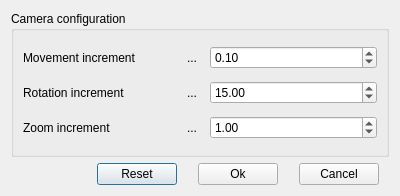
<?xml version="1.0" encoding="UTF-8"?>
<ui version="4.0">
 <class>Camera</class>
 <widget class="QDialog" name="Camera">
  <property name="geometry">
   <rect>
    <x>0</x>
    <y>0</y>
    <width>400</width>
    <height>196</height>
   </rect>
  </property>
  <property name="minimumSize">
   <size>
    <width>400</width>
    <height>196</height>
   </size>
  </property>
  <property name="maximumSize">
   <size>
    <width>400</width>
    <height>196</height>
   </size>
  </property>
  <property name="windowTitle">
   <string>Viewerport configuration</string>
  </property>
  <property name="windowIcon">
   <iconset resource="icons.qrc">
    <normaloff>:/icons/postprocess.png</normaloff>:/icons/postprocess.png</iconset>
  </property>
  <layout class="QVBoxLayout" name="verticalLayout_2">
   <item>
    <widget class="QGroupBox" name="groupBox">
     <property name="title">
      <string>Camera configuration</string>
     </property>
     <layout class="QVBoxLayout" name="verticalLayout">
      <item>
       <layout class="QHBoxLayout" name="horizontalLayout">
        <item>
         <widget class="QLabel" name="label">
          <property name="minimumSize">
           <size>
            <width>151</width>
            <height>0</height>
           </size>
          </property>
          <property name="maximumSize">
           <size>
            <width>151</width>
            <height>16777215</height>
           </size>
          </property>
          <property name="text">
           <string>Movement increment</string>
          </property>
         </widget>
        </item>
        <item>
         <widget class="QToolButton" name="toolButton">
          <property name="text">
           <string>...</string>
          </property>
          <property name="icon">
           <iconset resource="icons.qrc">
            <normaloff>:/icons/move.png</normaloff>:/icons/move.png</iconset>
          </property>
          <property name="autoRaise">
           <bool>true</bool>
          </property>
         </widget>
        </item>
        <item>
         <widget class="QDoubleSpinBox" name="moveInc">
          <property name="decimals">
           <number>2</number>
          </property>
          <property name="maximum">
           <double>99.000000000000000</double>
          </property>
          <property name="singleStep">
           <double>0.100000000000000</double>
          </property>
          <property name="value">
           <double>0.100000000000000</double>
          </property>
         </widget>
        </item>
       </layout>
      </item>
      <item>
       <layout class="QHBoxLayout" name="horizontalLayout_2">
        <item>
         <widget class="QLabel" name="label_2">
          <property name="minimumSize">
           <size>
            <width>151</width>
            <height>0</height>
           </size>
          </property>
          <property name="maximumSize">
           <size>
            <width>151</width>
            <height>16777215</height>
           </size>
          </property>
          <property name="text">
           <string>Rotation increment</string>
          </property>
         </widget>
        </item>
        <item>
         <widget class="QToolButton" name="toolButton_2">
          <property name="text">
           <string>...</string>
          </property>
          <property name="icon">
           <iconset resource="icons.qrc">
            <normaloff>:/icons/rotation.png</normaloff>:/icons/rotation.png</iconset>
          </property>
          <property name="checkable">
           <bool>false</bool>
          </property>
          <property name="autoRaise">
           <bool>true</bool>
          </property>
         </widget>
        </item>
        <item>
         <widget class="QDoubleSpinBox" name="rotateInc">
          <property name="maximum">
           <double>180.000000000000000</double>
          </property>
          <property name="value">
           <double>15.000000000000000</double>
          </property>
         </widget>
        </item>
       </layout>
      </item>
      <item>
       <layout class="QHBoxLayout" name="horizontalLayout_3">
        <item>
         <widget class="QLabel" name="label_3">
          <property name="minimumSize">
           <size>
            <width>151</width>
            <height>0</height>
           </size>
          </property>
          <property name="maximumSize">
           <size>
            <width>151</width>
            <height>16777215</height>
           </size>
          </property>
          <property name="text">
           <string>Zoom increment</string>
          </property>
         </widget>
        </item>
        <item>
         <widget class="QToolButton" name="toolButton_3">
          <property name="text">
           <string>...</string>
          </property>
          <property name="icon">
           <iconset resource="icons.qrc">
            <normaloff>:/icons/zoom.png</normaloff>:/icons/zoom.png</iconset>
          </property>
          <property name="checkable">
           <bool>false</bool>
          </property>
          <property name="autoRaise">
           <bool>true</bool>
          </property>
         </widget>
        </item>
        <item>
         <widget class="QDoubleSpinBox" name="zoomInc">
          <property name="maximum">
           <double>99.000000000000000</double>
          </property>
          <property name="singleStep">
           <double>0.100000000000000</double>
          </property>
          <property name="value">
           <double>1.000000000000000</double>
          </property>
         </widget>
        </item>
       </layout>
      </item>
     </layout>
    </widget>
   </item>
   <item>
    <layout class="QHBoxLayout" name="horizontalLayout_4">
     <item>
      <spacer name="horizontalSpacer">
       <property name="orientation">
        <enum>Qt::Horizontal</enum>
       </property>
       <property name="sizeHint" stdset="0">
        <size>
         <width>40</width>
         <height>20</height>
        </size>
       </property>
      </spacer>
     </item>
     <item>
      <widget class="QPushButton" name="btnReset">
       <property name="text">
        <string>Reset</string>
       </property>
      </widget>
     </item>
     <item>
      <spacer name="horizontalSpacer_2">
       <property name="orientation">
        <enum>Qt::Horizontal</enum>
       </property>
       <property name="sizeType">
        <enum>QSizePolicy::Fixed</enum>
       </property>
       <property name="sizeHint" stdset="0">
        <size>
         <width>15</width>
         <height>20</height>
        </size>
       </property>
      </spacer>
     </item>
     <item>
      <widget class="QPushButton" name="btnOk">
       <property name="text">
        <string>Ok</string>
       </property>
      </widget>
     </item>
     <item>
      <spacer name="horizontalSpacer_3">
       <property name="orientation">
        <enum>Qt::Horizontal</enum>
       </property>
       <property name="sizeType">
        <enum>QSizePolicy::Fixed</enum>
       </property>
       <property name="sizeHint" stdset="0">
        <size>
         <width>15</width>
         <height>20</height>
        </size>
       </property>
      </spacer>
     </item>
     <item>
      <widget class="QPushButton" name="btnCancel">
       <property name="text">
        <string>Cancel</string>
       </property>
      </widget>
     </item>
     <item>
      <spacer name="horizontalSpacer_4">
       <property name="orientation">
        <enum>Qt::Horizontal</enum>
       </property>
       <property name="sizeType">
        <enum>QSizePolicy::Fixed</enum>
       </property>
       <property name="sizeHint" stdset="0">
        <size>
         <width>10</width>
         <height>20</height>
        </size>
       </property>
      </spacer>
     </item>
    </layout>
   </item>
  </layout>
 </widget>
 <resources>
  <include location="icons.qrc"/>
 </resources>
 <connections/>
</ui>
